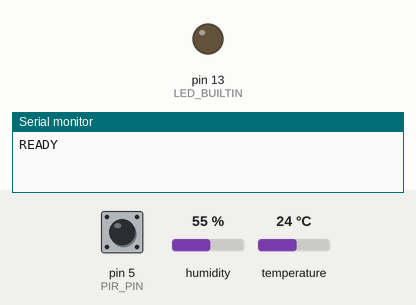
Recording of a sketch running on a simulated Arduino Uno, built with avr-gcc and run on an emulated ATmega328P. Shown: output pins drawn as LEDs (lit = HIGH), the last lines printed to the serial monitor. Dashed ring = blinking. The test bench sets the inputs (shaded band); at power-on: pin 5 (PIR_PIN) LOW, humidity 55 %, temperature 24 °C.

Above: at 1.2 s.
1.3 s: pin 5 (PIR_PIN) driven HIGH
At 2.5 s:
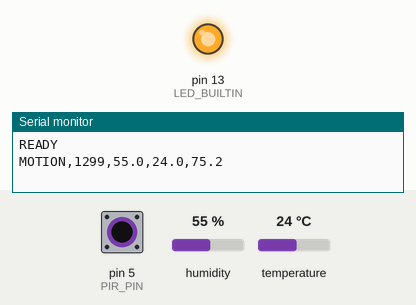
2.8 s: pin 5 (PIR_PIN) driven LOW
At 4.0 s:
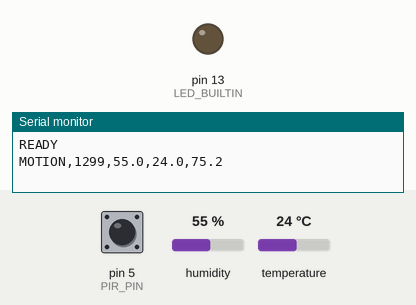
4.3 s: pin 5 (PIR_PIN) pulsed HIGH 2 times (0.12 s each, 0.3 s apart)
At 4.66 s:
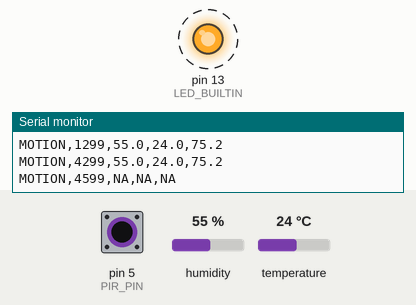
Timing chart, 0 to 7.3 s (numbered marks = the images above; inputs shaded):
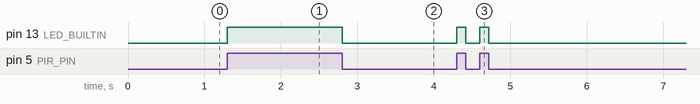

The sketch:

Torpor_V2.ino
```cpp
#include <DHT.h>

#define PIR_PIN   5
#define DHT_PIN   3
#define DHTTYPE   DHT11

DHT dht(DHT_PIN, DHTTYPE);

int lastPirState = LOW;
unsigned long lastDhtReadMs = 0;
const unsigned long DHT_MIN_INTERVAL_MS = 500;  //

void setup() {
  Serial.begin(115200); // faster, more robust
  pinMode(PIR_PIN, INPUT);
  pinMode(LED_BUILTIN, OUTPUT);

  dht.begin();
  Serial.println("READY");   // handshake string for the Pi
}

void loop() {
  int pirState = digitalRead(PIR_PIN);

  // rising edge = new motion event
  if (pirState == HIGH && lastPirState == LOW) {
    digitalWrite(LED_BUILTIN, HIGH);

    unsigned long now = millis();
    bool doDht = (now - lastDhtReadMs >= DHT_MIN_INTERVAL_MS);
    float humidity = NAN, tempC = NAN, tempF = NAN;

    if (doDht) {
      lastDhtReadMs = now;
      humidity = dht.readHumidity();
      tempC   = dht.readTemperature();
      tempF   = dht.readTemperature(true);
    }

    // Single CSV line per motion onset.
    Serial.print("MOTION,");
    Serial.print(now);              // Arduino millis
    Serial.print(",");
    if (isnan(humidity) || isnan(tempC) || isnan(tempF)) {
      Serial.print("NA,NA,NA");
    } else {
      Serial.print(humidity, 1);    // 1 decimal
      Serial.print(",");
      Serial.print(tempC, 1);
      Serial.print(",");
      Serial.print(tempF, 1);
    }
    Serial.println();
  }

  // falling edge: clear LED (optional)
  if (pirState == LOW && lastPirState == HIGH) {
    digitalWrite(LED_BUILTIN, LOW);
  }

  lastPirState = pirState;
}
```

Measured:
- after the input at 1.3 s, pin 13 (LED_BUILTIN): LOW → HIGH at once
- after the input at 2.8 s, pin 13 (LED_BUILTIN): HIGH → LOW at once
- after the input at 4.3 s, pin 13 (LED_BUILTIN): alternates HIGH for 0.12 s and LOW for 0.18 s, 4 changes in all, then stays LOW, starting at once
